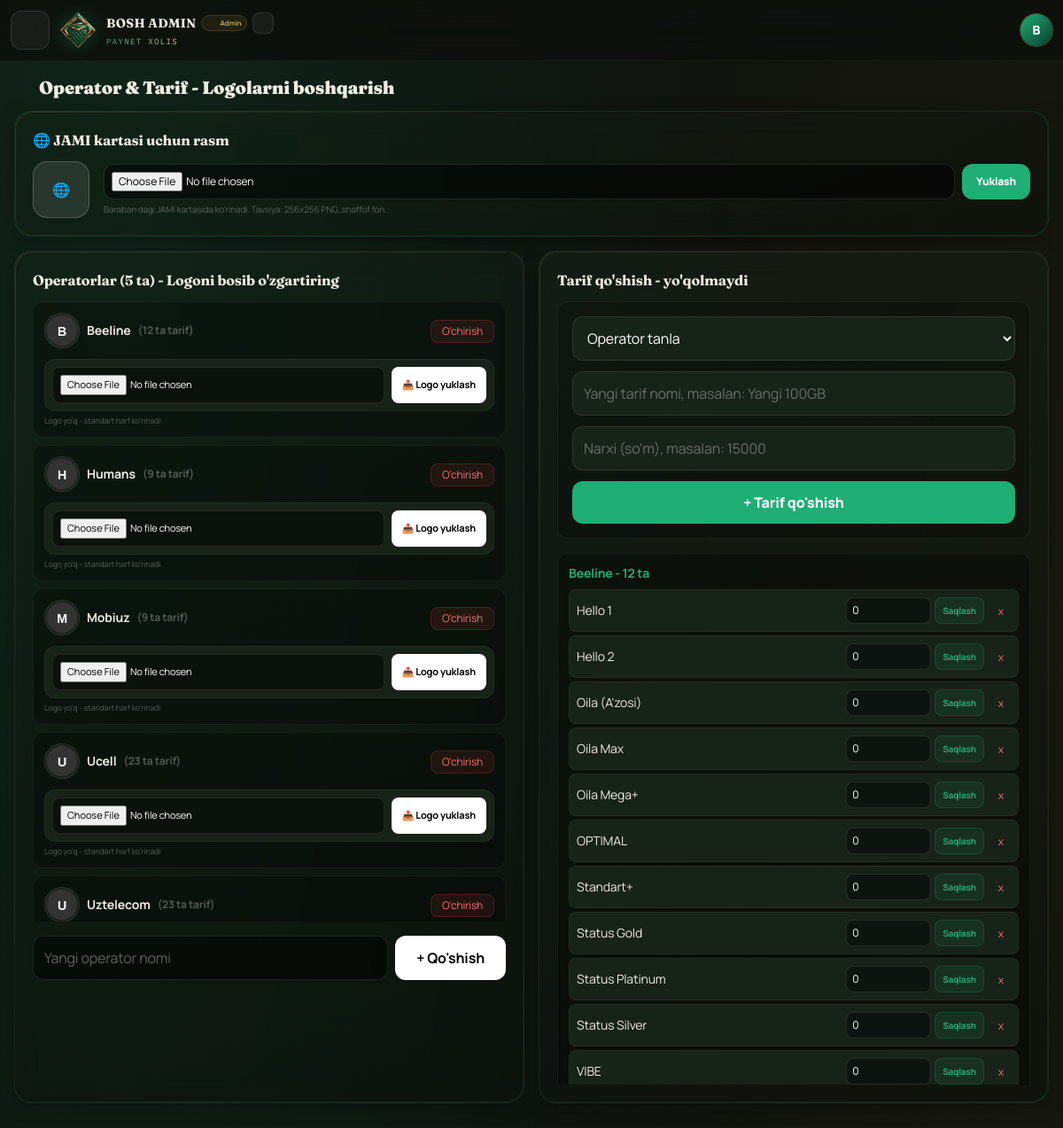
The page /operators.php (signed in) on the database its author committed.
### tables this page shows
CREATE TABLE IF NOT EXISTS operators (id INT AUTO_INCREMENT PRIMARY KEY, name VARCHAR(50) UNIQUE);

CREATE TABLE IF NOT EXISTS tarifs (id INT AUTO_INCREMENT PRIMARY KEY, operator_name VARCHAR(50), name VARCHAR(100), price DECIMAL(12,2) NOT NULL DEFAULT 0, UNIQUE KEY uniq (operator_name,name));

### config.php (called while the page is built, shortened)
<?php
function db(){ static $p=null; if($p) return $p; $p=new PDO("mysql:host=".DB_HOST.";dbname=".DB_NAME.";charset=utf8mb4",DB_USER,DB_PASS,[PDO::ATTR_ERRMODE=>PDO::ERRMODE_EXCEPTION,PDO::ATTR_DEFAULT_FETCH_MODE=>PDO::FETCH_ASSOC]); return $p; }
?>

### operators.php (the view, shortened to what this page needs)
<?php include 'layout_header.php'; if(!$isSuper) exit;
try{ $ops=db()->query("SELECT * FROM operators ORDER BY name")->fetchAll(); }catch(Exception $e){ $ops=[]; }
try{ $tarifs=db()->query("SELECT * FROM tarifs ORDER BY operator_name,name")->fetchAll(); }catch(Exception $e){ $tarifs=[]; }
$grouped=[]; foreach($tarifs as $t){ $grouped[$t['operator_name']][]=$t; }
function getLogoUrl($name){
 $map = ['Beeline'=>'beeline','Ucell'=>'ucell','Uztelecom'=>'uztelecom','Mobiuz'=>'mobiuz','Humans'=>'humans','Jami'=>'jami','JAMI'=>'jami'];
 $key = $map[$name] ?? strtolower(preg_replace('/[^a-z0-9]/','',strtolower($name)));
 foreach(['png','jpg','jpeg','webp','svg'] as $ext){
  $path = __DIR__.'/logos/'.$key.'.'.$ext;
 }
 return null;
}
?>
<h1 class="font-black text-xl mb-3 flex items-center gap-2"><?php echo icon('radio','w-5 h-5'); ?> Operator & Tarif - Logolarni boshqarish</h1>
<div class="card p-5 mb-4 border-[#1fae76]/20">
<h3 class="font-bold mb-3">🌐 JAMI kartasi uchun rasm</h3>
<div class="flex items-center gap-4">
<div class="w-16 h-16 rounded-2xl bg-white/10 border border-white/20 flex items-center justify-center overflow-hidden">
<?php $jamiLogo=getLogoUrl('jami'); if($jamiLogo): ?><img src="<?php echo $jamiLogo; ?>" class="w-full h-full object-cover"><?php else: ?>🌐<?php endif; ?>
</div>
<div class="flex-1">
<form method="post" enctype="multipart/form-data" class="flex gap-2">
<input type="file" name="jami_logo_file" accept=".png,.jpg,.jpeg,.webp,.svg" required class="flex-1 p-2 rounded-xl bg-black/50 border border-white/10 text-white text-xs">
<button class="bg-[#1fae76] text-white px-4 py-2 rounded-xl text-xs font-black">Yuklash</button>
</form>
<p class="text-[10px] text-white/30 mt-1">Baraban dagi JAMI kartasida ko'rinadi. Tavsiya: 256x256 PNG, shaffof fon.</p>
</div>
</div>
</div>
<div class="grid lg:grid-cols-2 gap-4">
<div class="card p-5"><h3 class="font-bold mb-3">Operatorlar (<?php echo count($ops); ?> ta) - Logoni bosib o'zgartiring</h3>
<div class="space-y-2 max-h-[700px] overflow-auto">
<?php if(!function_exists('opLogoSmall')){ function opLogoSmall($n){
 $map = ['Beeline'=>'beeline','Ucell'=>'ucell','Uztelecom'=>'uztelecom','Mobiuz'=>'mobiuz','Humans'=>'humans'];
 $key = $map[$n] ?? strtolower(preg_replace('/[^a-z0-9]/','',strtolower($n)));
 foreach(['png','jpg','jpeg','webp','svg'] as $ext){
  $path = __DIR__.'/logos/'.$key.'.'.$ext;
 }
 $svgs=['Beeline'=>'<circle cx="24" cy="24" r="22" fill="#FFC900"/><text x="24" y="31" font-family="Arial" font-weight="900" font-size="20" fill="#1a1a1a" text-anchor="middle">B</text>','Ucell'=>'<circle cx="24" cy="24" r="22" fill="#F5821F"/><text x="24" y="31" font-family="Arial" font-weight="900" font-size="20" fill="#fff" text-anchor="middle">U</text>','Uztelecom'=>'<circle cx="24" cy="24" r="22" fill="#0072BC"/><text x="24" y="31" font-family="Arial" font-weight="900" font-size="20" fill="#fff" text-anchor="middle">T</text>','Mobiuz'=>'<circle cx="24" cy="24" r="22" fill="#8E44AD"/><text x="24" y="31" font-family="Arial" font-weight="900" font-size="20" fill="#fff" text-anchor="middle">M</text>','Humans'=>'<circle cx="24" cy="24" r="22" fill="#FF4C79"/><text x="24" y="31" font-family="Arial" font-weight="900" font-size="20" fill="#fff" text-anchor="middle">H</text>'];
 $inner = $svgs[$n] ?? '<circle cx="24" cy="24" r="22" fill="#333"/><text x="24" y="31" font-family="Arial" font-weight="900" font-size="18" fill="#fff" text-anchor="middle">'.mb_strtoupper(mb_substr($n,0,1)).'</text>';
 return '<svg viewBox="0 0 48 48" xmlns="http://www.w3.org/2000/svg">'.$inner.'</svg>';
} } ?>
<?php foreach($ops as $o):
 $logoUrl = getLogoUrl($o['name']);
?>
<div class="bg-black/30 p-3 rounded-xl border border-white/5">
<div class="flex justify-between items-center">
<span class="font-bold text-sm flex items-center gap-2"><span class="w-10 h-10 rounded-full overflow-hidden inline-block bg-white/5 border border-white/10"><?php echo opLogoSmall($o['name']); ?></span><?php echo htmlspecialchars($o['name']); ?> <span class="text-white/30 text-xs">(<?php echo count($grouped[$o['name']] ?? []); ?> ta tarif)</span></span>
<form method="post" onsubmit="return confirm('Ochirish?')"><input type="hidden" name="del_op" value="<?php echo $o['id']; ?>"><button class="bg-red-500/10 text-red-400 px-3 py-1 rounded-lg text-xs border border-red-500/20">O'chirish</button></form>
</div>
<div class="mt-3 flex gap-2 items-center bg-[#172219] p-2 rounded-xl border border-white/5">
<form method="post" enctype="multipart/form-data" class="flex gap-2 flex-1">
<input type="file" name="logo_file" accept=".png,.jpg,.jpeg,.webp,.svg" required class="flex-1 p-2 rounded-lg bg-black/50 border border-white/10 text-white text-[11px]">
<button class="bg-white text-black px-3 py-2 rounded-lg text-[11px] font-bold whitespace-nowrap">📤 Logo yuklash</button>
</form>
</div>
<?php if($logoUrl): ?><p class="text-[9px] text-[#1fae76] mt-1">✅ Logo mavjud: <?php echo $logoUrl; ?></p><?php else: ?><p class="text-[9px] text-white/30 mt-1">Logo yo'q - standart harf ko'rinadi</p><?php endif; ?>
</div>
<?php endforeach; ?>
</div>
<form method="post" class="flex gap-2 mt-4"><input name="new_op" required placeholder="Yangi operator nomi" class="flex-1 p-3 rounded-xl bg-black/50 border border-white/10 text-white outline-none focus:border-[#1fae76]"><button class="bg-white text-black px-6 rounded-xl font-bold">+ Qo'shish</button></form>
</div>
<div class="card p-5"><h3 class="font-bold mb-3">Tarif qo'shish - yo'qolmaydi</h3>
<form method="post" class="space-y-3 bg-black/20 p-4 rounded-xl border border-white/5">
<select name="new_tarif_op" required class="w-full p-3 rounded-xl bg-[#172219] border border-white/10 text-white"><option value="">Operator tanla</option></select>
<input name="new_tarif_name" required placeholder="Yangi tarif nomi, masalan: Yangi 100GB" class="w-full p-3 rounded-xl bg-[#172219] border border-white/10 text-white outline-none focus:border-[#1fae76]">
<input name="new_tarif_price" type="number" step="0.01" min="0" placeholder="Narxi (so'm), masalan: 15000" class="w-full p-3 rounded-xl bg-[#172219] border border-white/10 text-white outline-none focus:border-[#1fae76]">
<button class="w-full bg-[#1fae76] text-white p-3 rounded-xl font-black">+ Tarif qo'shish</button>
</form>
<div class="mt-4 space-y-3 max-h-[600px] overflow-auto">
<?php foreach($grouped as $opN=>$list): ?>
<div class="bg-black/30 rounded-xl p-3 border border-white/5"><p class="font-bold text-[#1fae76] text-sm mb-2"><?php echo htmlspecialchars($opN); ?> - <?php echo count($list); ?> ta</p>
<?php foreach($list as $t): ?><div class="flex justify-between items-center gap-2 bg-[#172219] p-2 rounded-lg mb-1 text-sm border border-white/5">
<span class="flex-1"><?php echo htmlspecialchars($t['name']); ?></span>
<form method="post" class="flex gap-1 items-center" onsubmit="return confirm('Narx yangilansinmi?')">
<input name="update_price_val" type="number" step="0.01" min="0" value="<?php echo rtrim(rtrim(number_format($t['price'],2,'.',''),'0'),'.'); ?>" placeholder="Narx" class="w-24 p-1.5 rounded-lg bg-black/40 border border-white/10 text-white text-xs">
<button class="bg-[#1fae76]/10 border border-[#1fae76]/20 text-[#1fae76] px-2 py-1 rounded-lg text-[10px] font-bold whitespace-nowrap">Saqlash</button>
</form>
<form method="post" onsubmit="return confirm('Ochirish?')"><input type="hidden" name="del_tarif" value="<?php echo $t['id']; ?>"><button class="text-red-400 text-xs px-2">x</button></form>
</div><?php endforeach; ?>
</div>
<?php endforeach; ?>
</div>
</div>
</div>
<?php include 'layout_footer.php'; ?>

### layout_header.php (shortened to what this page needs)
<?php require_once __DIR__.'/config.php'; $u=$_SESSION['user']; $isSuper=($u['role']=='super');
function icon($name,$class='w-4 h-4'){
 $p=[
  'menu'=>'<path d="M3 6h18M3 12h18M3 18h18"/>',
  'chart'=>'<path d="M4 20V10M12 20V4M20 20v-7"/>',
  'list'=>'<path d="M8 6h13M8 12h13M8 18h13M3 6h.01M3 12h.01M3 18h.01"/>',
  'wallet'=>'<path d="M3 7a2 2 0 0 1 2-2h13a1 1 0 0 1 1 1v3"/><path d="M3 7v10a2 2 0 0 0 2 2h14a1 1 0 0 0 1-1v-4"/><path d="M17 12h3a1 1 0 0 1 1 1v2a1 1 0 0 1-1 1h-3a2 2 0 0 1 0-4Z"/>',
  'dial'=>'<circle cx="12" cy="12" r="9"/><circle cx="12" cy="12" r="3"/><path d="M12 3v2M12 19v2"/>',
  'plus'=>'<path d="M12 5v14M5 12h14"/>',
  'package'=>'<path d="M21 8 12 3 3 8v8l9 5 9-5Z"/><path d="M3 8l9 5 9-5M12 13v8"/>',
  'trophy'=>'<path d="M8 4h8v4a4 4 0 0 1-8 0V4Z"/><path d="M8 5H5a2 2 0 0 0 0 4h1M16 5h3a2 2 0 0 1 0 4h-1"/><path d="M12 13v3M9 20h6M9.5 16.5c0 1.2 1 2 2.5 2s2.5-.8 2.5-2"/>',
  'message'=>'<path d="M4 4h16v12H8l-4 4V4Z"/>',
  'users'=>'<circle cx="9" cy="8" r="3"/><path d="M3 20c0-3 2.7-5 6-5s6 2 6 5"/><circle cx="17" cy="9" r="2.3"/><path d="M15.5 20c.2-2.2 1.8-4 4.5-4"/>',
  'radio'=>'<circle cx="12" cy="12" r="2.3"/><path d="M8.5 8.5a5 5 0 0 0 0 7M15.5 8.5a5 5 0 0 1 0 7M5.5 5.5a9 9 0 0 0 0 13M18.5 5.5a9 9 0 0 1 0 13"/>',
  'gear'=>'<circle cx="12" cy="12" r="3"/><path d="M19 12a7 7 0 0 0-.1-1.2l2-1.5-2-3.4-2.3.8a7 7 0 0 0-2-1.2L14 3h-4l-.6 2.5a7 7 0 0 0-2 1.2l-2.3-.8-2 3.4 2 1.5A7 7 0 0 0 5 12c0 .4 0 .8.1 1.2l-2 1.5 2 3.4 2.3-.8a7 7 0 0 0 2 1.2L10 21h4l.6-2.5a7 7 0 0 0 2-1.2l2.3.8 2-3.4-2-1.5c.1-.4.1-.8.1-1.2Z"/>',
  'user'=>'<circle cx="12" cy="8" r="3.5"/><path d="M5 20c0-3.5 3-6 7-6s7 2.5 7 6"/>',
  'logout'=>'<path d="M9 4H5a1 1 0 0 0-1 1v14a1 1 0 0 0 1 1h4M16 16l4-4-4-4M20 12H9"/>',
  'crown'=>'<path d="m3 8 3 3 5-6 5 6 3-3-1.5 10h-13L3 8Z"/>',
  'shield'=>'<path d="M12 3 5 6v5c0 4.5 3 7.5 7 9 4-1.5 7-4.5 7-9V6l-7-3Z"/>',
  'download'=>'<path d="M12 4v11M8 11l4 4 4-4M4 19h16"/>',
  'print'=>'<path d="M6 9V4h12v5M6 18h12v-6H6v6ZM6 14H4a1 1 0 0 1-1-1v-3a1 1 0 0 1 1-1h16a1 1 0 0 1 1 1v3a1 1 0 0 1-1 1h-2"/>',
  'edit'=>'<path d="M4 20h4L18.5 9.5a2.1 2.1 0 0 0-3-3L5 17v3Z"/><path d="M13.5 7.5l3 3"/>',
  'hourglass'=>'<path d="M6 3h12M6 21h12M7 3c0 5 5 5 5 9s-5 4-5 9M17 3c0 5-5 5-5 9s5 4 5 9"/>',
  'keyboard'=>'<rect x="3" y="6" width="18" height="12" rx="2"/><path d="M7 10h.01M11 10h.01M15 10h.01M17 10h.01M7 14h10"/>',
  'trash'=>'<path d="M4 7h16M9 7V4h6v3M6 7l1 13h10l1-13"/>',
  'undo'=>'<path d="M9 14 4 9l5-5M4 9h11a5 5 0 0 1 0 10h-1"/>',
  'baraban'=>'<circle cx="12" cy="12" r="8"/><path d="M12 4v2M12 18v2"/><circle cx="12" cy="12" r="2.5"/>',
 ];
 $body = $p[$name] ?? $p['dial'];
 return '<svg class="'.$class.' shrink-0" viewBox="0 0 24 24" fill="none" stroke="currentColor" stroke-width="1.7" stroke-linecap="round" stroke-linejoin="round">'.$body.'</svg>';
}
?>
<!DOCTYPE html><html><head><meta charset="utf-8"><meta name="viewport" content="width=device-width,initial-scale=1">
<script src="https://cdn.tailwindcss.com"></script><script src="https://cdn.jsdelivr.net/npm/chart.js"></script>
</head><body class="bg-mesh min-h-screen">
<div class="sticky top-0 z-30 bg-[#0d100c]/85 backdrop-blur-xl border-b border-white/5 p-3 flex justify-between items-center">
<div class="flex items-center gap-3"><button onclick="document.getElementById('m').classList.remove('-translate-x-full');document.getElementById('o').classList.remove('hidden')" class="w-11 h-11 bg-white/5 rounded-xl border border-white/10 relative flex items-center justify-center text-white/70"><?php echo icon('menu','w-5 h-5'); ?></button><img src="logo.png" class="anim-logo w-10 h-10 object-contain drop-shadow-[0_0_10px_rgba(31,174,118,.35)]"><div><div class="flex items-center gap-1.5"><h1 class="font-bold text-[14px] tracking-wide"><?php echo htmlspecialchars($u['name']); ?></h1><span class="inline-flex items-center gap-1 text-[8px] font-bold px-1.5 py-[2px] rounded-full <?php echo $isSuper ? 'bg-[#c9a24b]/10 text-[#c9a24b] border border-[#c9a24b]/20' : 'bg-[#1fae76]/10 text-[#1fae76] border border-[#1fae76]/20'; ?>"><?php echo icon($isSuper?'crown':'shield','w-2.5 h-2.5'); ?><?php echo $isSuper ? 'Admin' : 'Diller'; ?></span><a href="chat.php" title="Telegram" class="relative w-6 h-6 rounded-lg bg-white/5 border border-white/10 flex items-center justify-center text-white/60 shrink-0"><?php echo icon('message','w-3.5 h-3.5'); ?><span id="chatDot" class="hidden absolute -top-1 -right-1 w-2.5 h-2.5 bg-red-500 rounded-full border-2 border-[#0d100c] badge-live"></span></a></div><p class="text-[9px] text-white/25 tracking-[0.15em] mt-0.5"><span class="grad-text">PAYNET XOLIS</span></p></div></div>
<div class="flex items-center gap-2"><div class="w-9 h-9 rounded-full bg-gradient-to-br from-[#1fae76] to-[#0b3d2c] ring-1 ring-[#c9a24b]/40 flex items-center justify-center font-black text-white text-sm"><?php echo mb_strtoupper(mb_substr($u['name'],0,1)); ?></div></div>
</div>
<div class="max-w-7xl mx-auto p-4">

### layout_footer.php
</div></body></html>

### layout_header.php (style rules this page uses)
* { scrollbar-width:thin;scrollbar-color:rgba(31,174,118,.35) transparent }
body { background:#0d100c;color:#efece3;font-family:Manrope,system-ui,sans-serif;letter-spacing:-.01em }
h1,h3 { font-family:'Fraunces',serif;letter-spacing:-.01em }
.card { position:relative;background:linear-gradient(155deg,rgba(23,34,25,.55),rgba(13,16,12,.55));backdrop-filter:blur(14px) saturate(130%);-webkit-backdrop-filter:blur(14px) saturate(130%);border:1px solid rgba(239,236,227,.08);border-radius:20px;box-shadow:0 4px 24px -8px rgba(0,0,0,.55) }
.card::before { content:'';position:absolute;inset:0;border-radius:inherit;padding:1px;background:linear-gradient(155deg,rgba(201,162,75,.16),transparent 40%,transparent 70%,rgba(31,174,118,.14));-webkit-mask:linear-gradient(#fff 0 0) content-box,linear-gradient(#fff 0 0);-webkit-mask-composite:xor;mask-composite:exclude;pointer-events:none }
.bg-mesh { background:radial-gradient(at 12% 0%, rgba(31,174,118,.13) 0px, transparent 45%),radial-gradient(at 100% 15%, rgba(201,162,75,.06) 0px, transparent 40%),radial-gradient(at 50% 100%, rgba(11,61,44,.16) 0px, transparent 48%), #0d100c;background-attachment:fixed }
input,select,textarea { color:#fff !important }
input::placeholder { color:rgba(255,255,255,.35) !important }
.grad-text { background:linear-gradient(90deg,#1fae76,#e7c878,#1fae76);background-size:200% auto;-webkit-background-clip:text;background-clip:text;color:transparent;animation:gradflow 6s ease-in-out infinite;font-family:'IBM Plex Mono',monospace }
.card { animation:fadeUp .6s cubic-bezier(.2,.8,.2,1) both; }
.card:nth-of-type(2n) { animation-delay:.05s; }
.anim-logo { animation:floaty 3.2s ease-in-out infinite; }
a,button { transition:.25s cubic-bezier(.2,.8,.2,1); }
.sticky.top-0 { animation:fadeIn .4s; }
::placeholder { opacity:.5 }

### rows shown on the page
operators: name "B", name "Beeline", name "12", shows "Logo yo'q - standart harf ko'rinadi"
operators: name "H", name "Humans", name "9", shows "Logo yo'q - standart harf ko'rinadi"
operators: name "M", name "Mobiuz", name "9", shows "Logo yo'q - standart harf ko'rinadi"
operators: name "U", name "Ucell", name "23", shows "Logo yo'q - standart harf ko'rinadi"
operators: name "U", name "Uztelecom", name "23"
tarifs: name "Hello 1", update_price_val "0"
tarifs: name "Hello 2", update_price_val "0"
tarifs: name "Oila (A'zosi)", update_price_val "0"
tarifs: name "Oila Max", update_price_val "0"
tarifs: name "Oila Mega+", update_price_val "0"
tarifs: name "OPTIMAL", update_price_val "0"
tarifs: name "Standart+", update_price_val "0"
tarifs: name "Status Gold", update_price_val "0"
tarifs: name "Status Platinum", update_price_val "0"
tarifs: name "Status Silver", update_price_val "0"
tarifs: name "VIBE", update_price_val "0"

### other values the page prints
$u['name'] "BOSH ADMIN"
mb_strtoupper(mb_substr($u['name'],0,1)) "B"
count($ops) "5"
$opN "Beeline"
count($list) "12"
